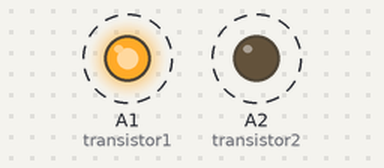
Bench run of a sketch on a simulated Arduino Uno, built with avr-gcc and run on an emulated ATmega328P. Parts: output pins drawn as LEDs (lit = HIGH). Dashed ring = blinking.

Above: at 0.5 s.
Timing chart, 0 to 4.6 s (numbered marks = the images above):
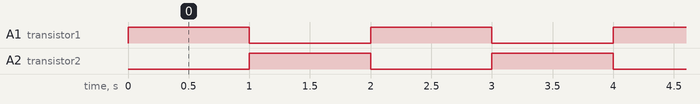

The sketch:

led_via_npn.ino
```cpp
const int transistor1 = A1 ;
const int transistor2 = A2 ;

void setup()
{
  pinMode (transistor1, OUTPUT);
  pinMode (transistor2, OUTPUT);
}

void loop()
{
  digitalWrite (transistor1, HIGH);
  digitalWrite (transistor2, LOW);
  delay(1000);
  digitalWrite (transistor1, LOW);
  digitalWrite (transistor2, HIGH);
  delay(1000);
}
```

Measured:
- by itself, A1 (transistor1), A2 (transistor2): alternates HIGH for 1.0 s and LOW for 1.0 s
